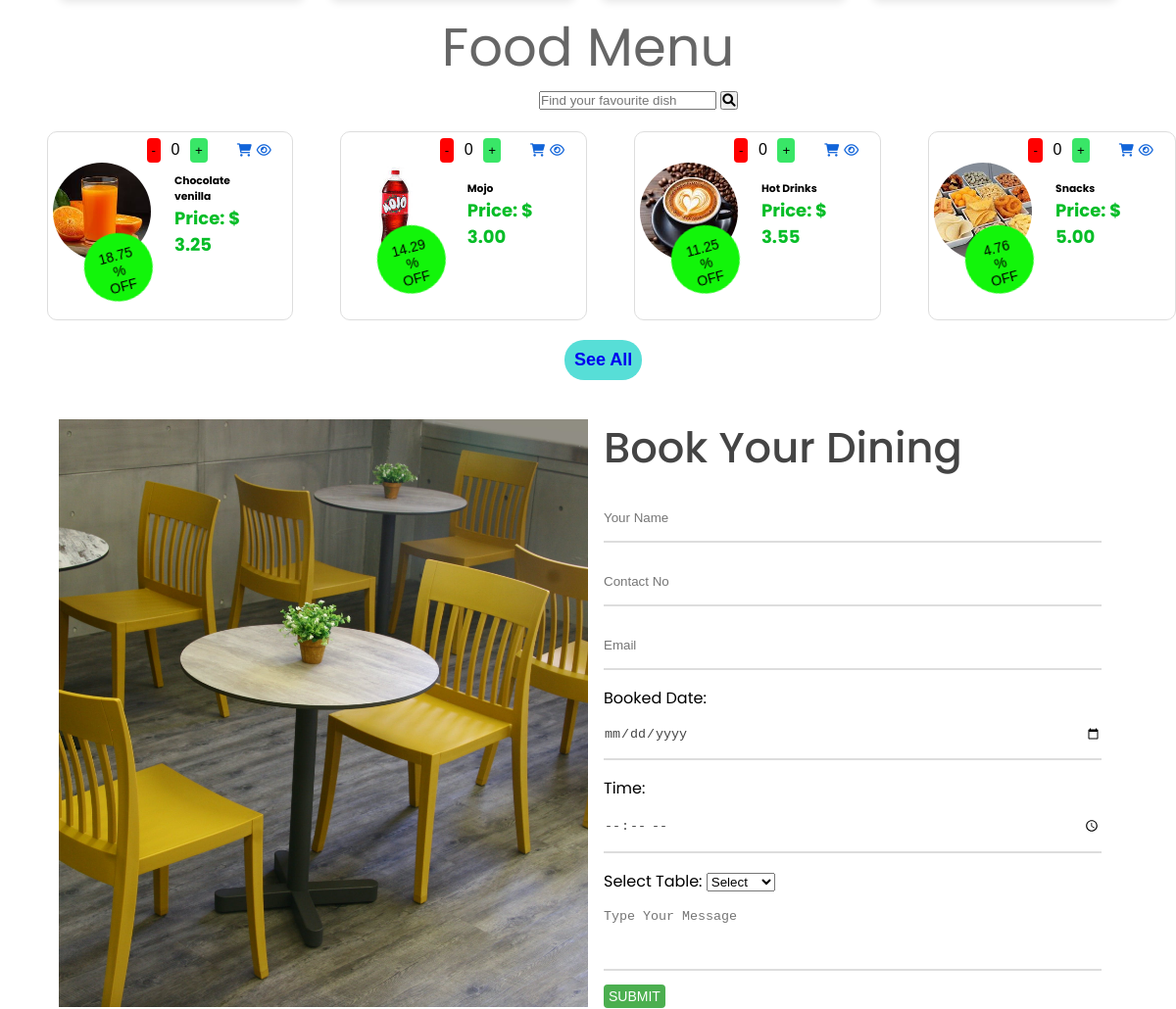
The app's page /rstms/index.php (signed in, middle part), older data.
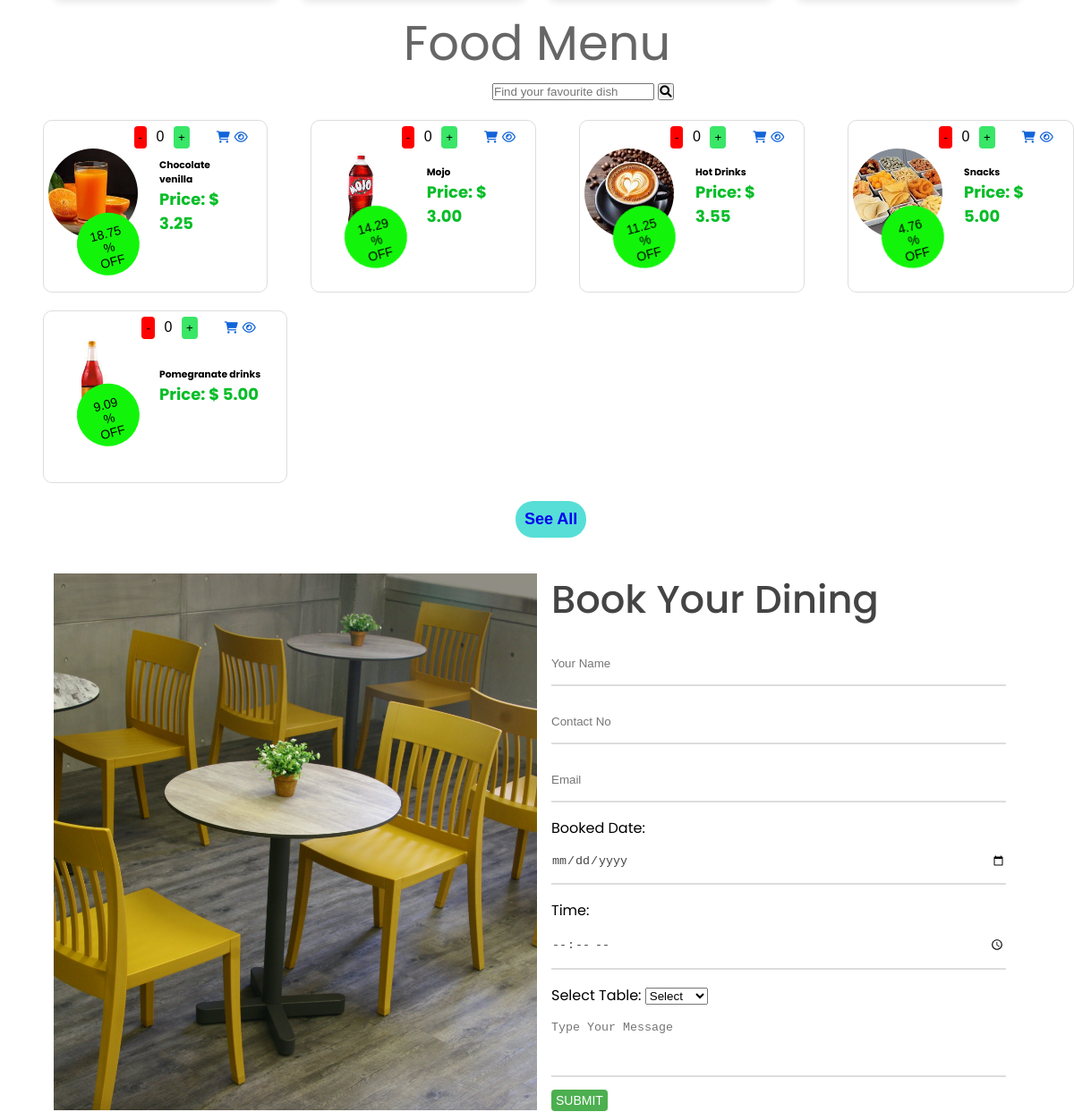
The same page, newer data.
### tables this page shows
CREATE TABLE `tbl_food` (
  `f_id` int(11) NOT NULL,
  `f_title` varchar(255) NOT NULL,
  `f_desc` varchar(255) NOT NULL,
  `f_price` decimal(10,2) NOT NULL,
  `f_disctprice` decimal(10,2) NOT NULL,
  `f_vat` decimal(10,2) NOT NULL,
  `f_image` varchar(255) NOT NULL,
  `c_id` int(11) NOT NULL,
  `c_name` varchar(255) NOT NULL,
  `f_featured` varchar(100) NOT NULL,
  `f_active` varchar(100) NOT NULL
);

### rstms/includes/foodmenu.php (the view, shortened to what this page needs)
<?php
include('includes/dbconnection.php');
?>
        <h2 class="food-menu-heading">Food Menu</h2>
        <div class="search-box" style="margin-left: 550px;margin-bottom: 10px;">
            <form id="searchForm" action="includes/search.php" method="GET" target="_blank">
                <input type="search" id="searchInput" name="search" placeholder="Find your favourite dish">
                <button type="submit"><i class="fas fa-search"></i></button>
            </form>
        </div>
        <?php
$sql = "SELECT * FROM tbl_food";
$stmt = $conn->prepare($sql);
$stmt->execute();
$result = $stmt->get_result();
if ($result && $result->num_rows > 0) {
    $count = 0;
    echo "<div class ='row' style='display: flex;margin-top:20px;margin-bottom:20px;'>";
    while ($row = $result->fetch_assoc()) {
        if ($row['f_featured'] === 'Display') {
            if ($count % 4 === 0 && $count != 0) {
                echo "</div><div class ='row' style='display: flex;margin-top:20px;margin-bottom:20px;'>";
            }
            echo "<div class='col-md-3' style='display:inline-block;margin-left:4%;border:1px solid #ddd;padding:5px;border-radius:10px;'>";
            echo "<div class='food-desc'>";
            echo "<form action='' method='POST' style='display:inline-block;margin-left:40%;'>";
            echo "<input type='button' value='-' onclick='decrementValue(\"quantity_$count\")' style='border:none;padding:5px;background-color:red;border-radius:4px;' />";
            echo "<input type='text' name='quantity' id='quantity_$count' value='0' style='border:none;width:30px;text-align:center;font-size:16px;' onkeypress='return event.charCode >= 48 && event.charCode <= 57' />";
            echo "<input type='button' value='+' onclick='incrementValue(\"quantity_$count\")' style='border:none;padding:5px;background-color:#39e667;margin-right:30px;border-radius:4px;' />";
            echo "<button type='submit' style='background:transparent; border:none;cursor:pointer;color:#1164d9'><i class='fa-solid fa-cart-shopping'></i></button></form>";
            echo "<form action='quickview.php' method='GET' style='display:inline-block;'>";
            echo "<button style='background:transparent; border:none;cursor:pointer;color:#1164d9' href='quickview.php'><i class='fa-regular fa-eye' style='margin-left: 5px;'></i></button></form>";
            echo "</div>";
            echo "<div class='food-menu-item'>";
            echo "<div class='food-img'>";
            echo "<img src='assets/image/" . $row['f_image'] . "' alt='' style='border-radius:50%;height:100px;width:100px;object-fit:cover;' />";
            echo "</div>";
            echo "<div class='food-description'>";
            echo "<h6 class='food-title'>" . $row['f_title'] . "</h6>";
            $f_price = isset($row['f_price']) ? $row['f_price'] : '';
            $f_disctprice = isset($row['f_disctprice']) ? $row['f_disctprice'] : '';
            if ($f_price != 0) {
                $f_discount = (($f_price - $f_disctprice) / $f_price) * 100;
            } else {
                $f_discount = 0;
            }
            echo "<p class='food-price' style='font-size:18px;color:#06bd27;'>Price: &#36; " . number_format($f_disctprice, 2) . "</p>";
            echo "<div class='discountprice'>";
            echo number_format($f_discount, 2) . " &#37;<br> OFF";
            echo "</div>";
            echo "</div>";
            echo "</div>";
            echo "</div>";
            $count++;
        }
    }
}else{
    echo "No Found Food Item!";
}
?>
</div>
        <div class="button" style="margin-top: 10px;padding: 0px;">
            <button type="submit" style="margin-left: 48%;margin-top: 0px; padding: 10px; border-radius: 20px;background: #57ded7;font-size: 18px;border: none;"><a href="allfood.php" style="text-decoration: none;font-weight: bolder;">See All</a></button>
        </div>

Row changes from the older to the newer data that the page shows:
added tbl_food: f_image (picture), f_title "Pomegranate drinks", f_disctprice "5.00", f_discount "9.09"
